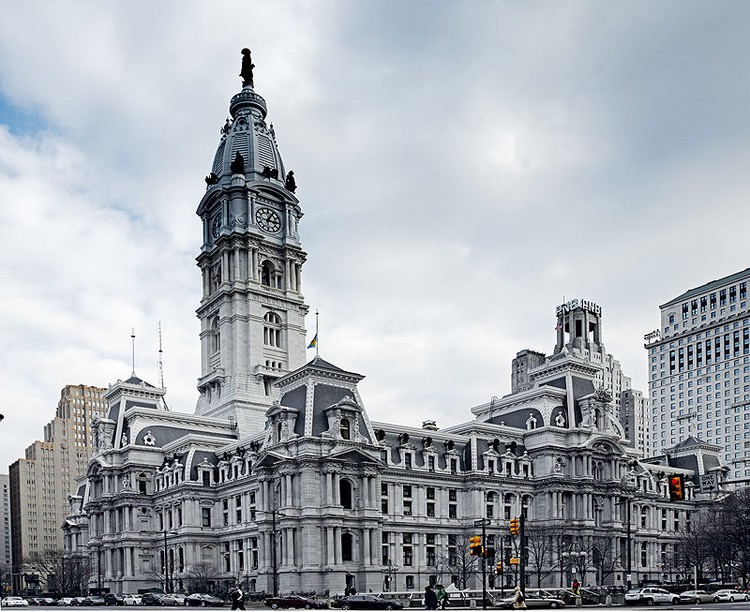
#> input picture MISC_Projects/MISC_skimage_threshold_handwriting/city.png, 750 x 612 px
$ python edge_detector.py
#> lines starting #> are read from the running program, lines starting #| are printed output that depends on the picture
from PIL import Image, ImageFilter
image = Image.open(r"city.png")
#> image is the input picture: PIL image 750x612 RGB; mean R, G, B 164.8, 170.1, 176.3
# requires input image to be of mode = Grayscale (L)
image = image.convert("L")
#> image: PIL image 750x612 L
# Detecting Edges on the Image using the argument ImageFilter.FIND_EDGES
image = image.filter(ImageFilter.FIND_EDGES)
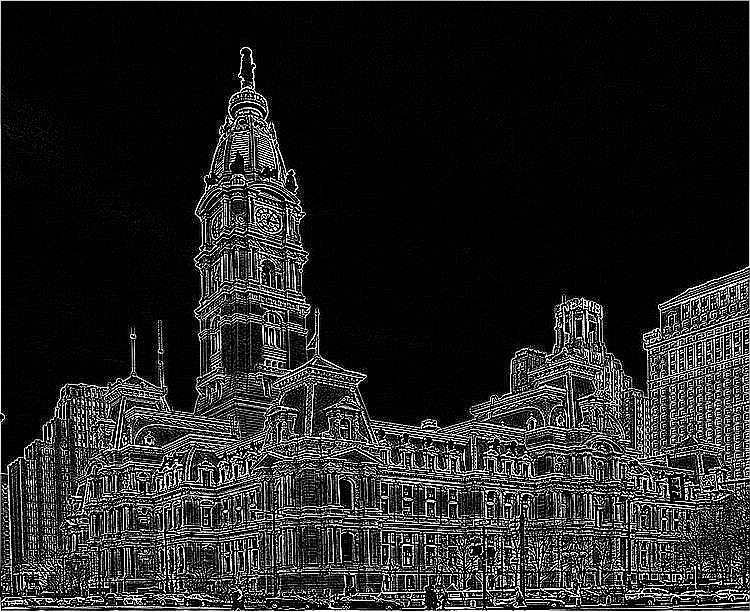
#> image: PIL image 750x612 L; min 0, max 255, mean 36.5
image.save("edges.png")

$ run again, with MISC_Projects/MISC_skimage_threshold_handwriting/ARRAY.jpg saved as MISC_Projects/MISC_skimage_threshold_handwriting/city.png
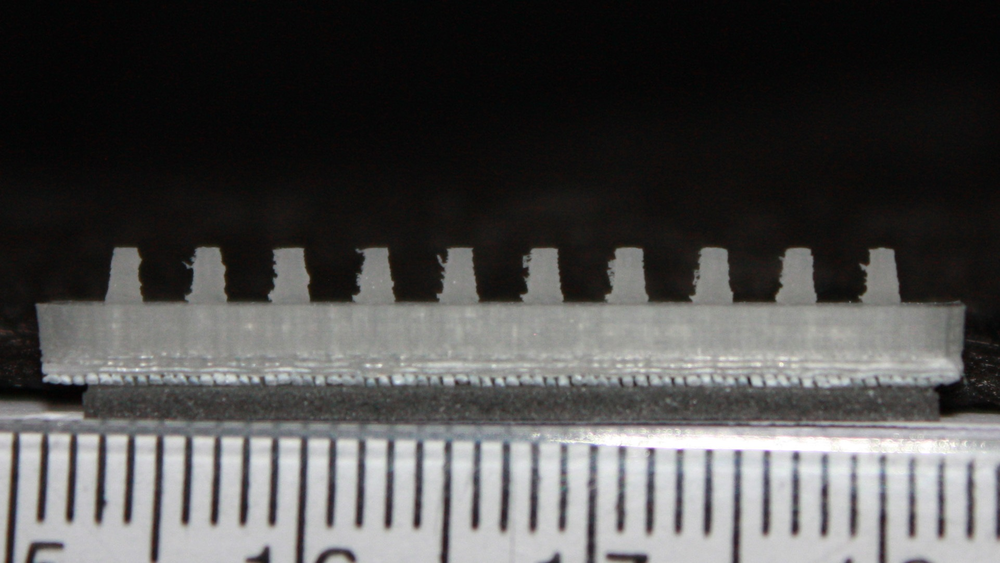
#> input picture MISC_Projects/MISC_skimage_threshold_handwriting/ARRAY.jpg, 1000 x 563 px, shrunk from 1921 x 1081 before the run
#> image is the input picture: PIL image 1000x563 RGB; mean R, G, B 78.4, 77.6, 77
#> `image = image.filter(ImageFilter.FIND_EDGES)`:
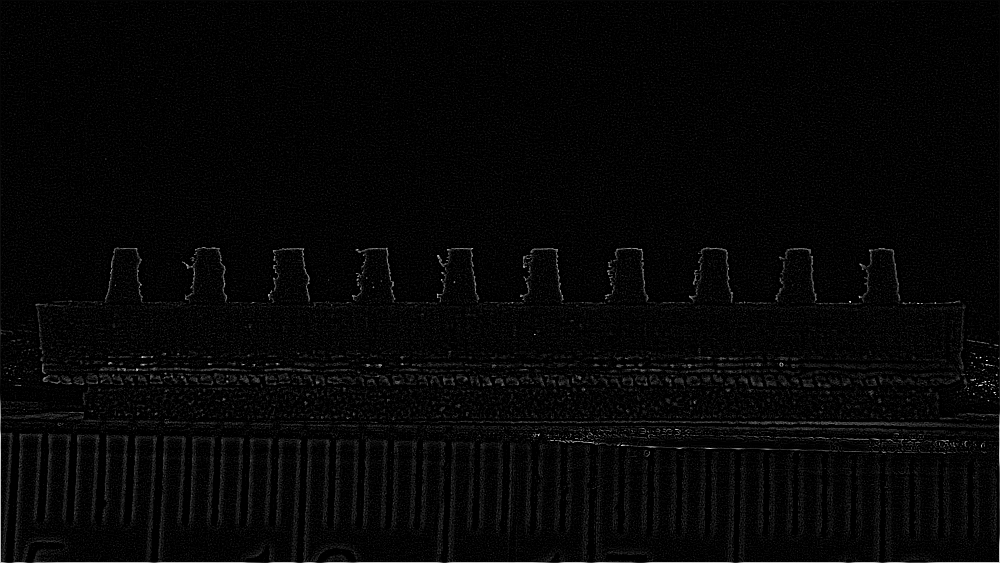
#> image: PIL image 1000x563 L; min 0, max 255, mean 6
